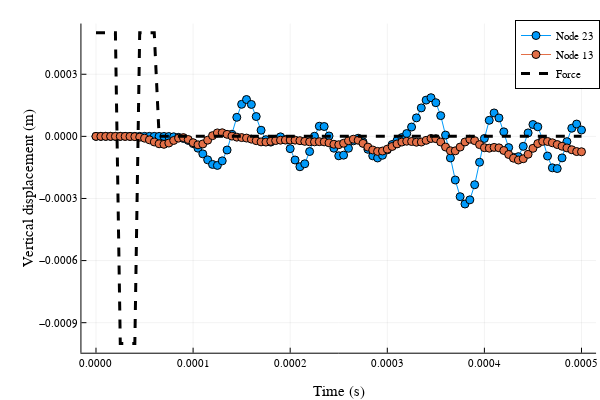

The notebook cell saved with this chart:
### Code cell
fig = plot(xlab="Time (s)", ylab="Vertical displacement (m)")
plot!(fig, sol, vars=(0, 23*2-4), lab="Node 23")
plot!(fig, sol, vars=(0, 13*2-4), lab="Node 13")
plot!(fig, tsp, t -> 1e-10 * fr.(t), lw=3.0, c=:black, ls=:dash, lab="Force")
